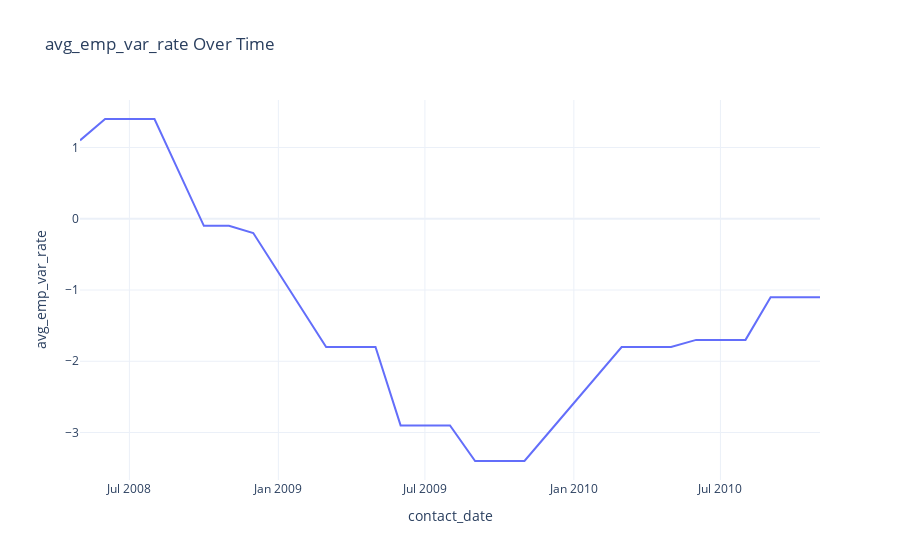
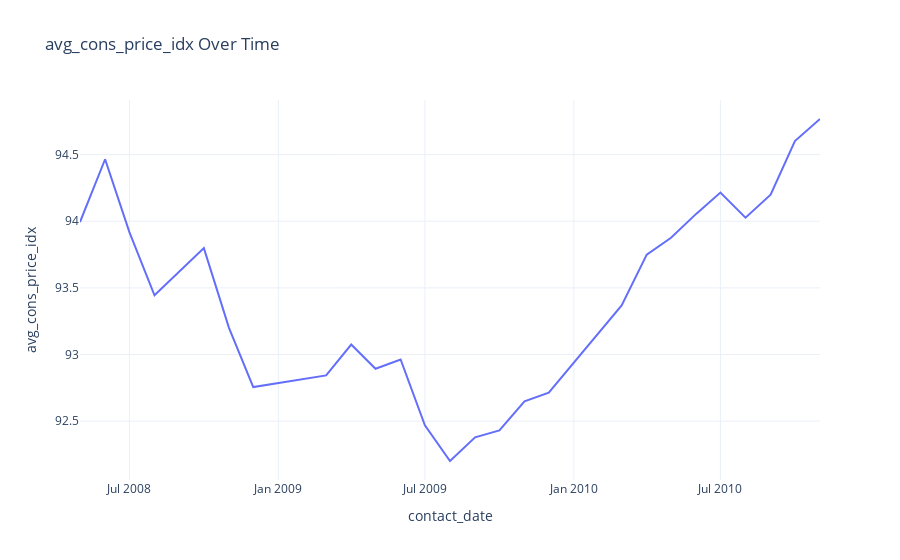
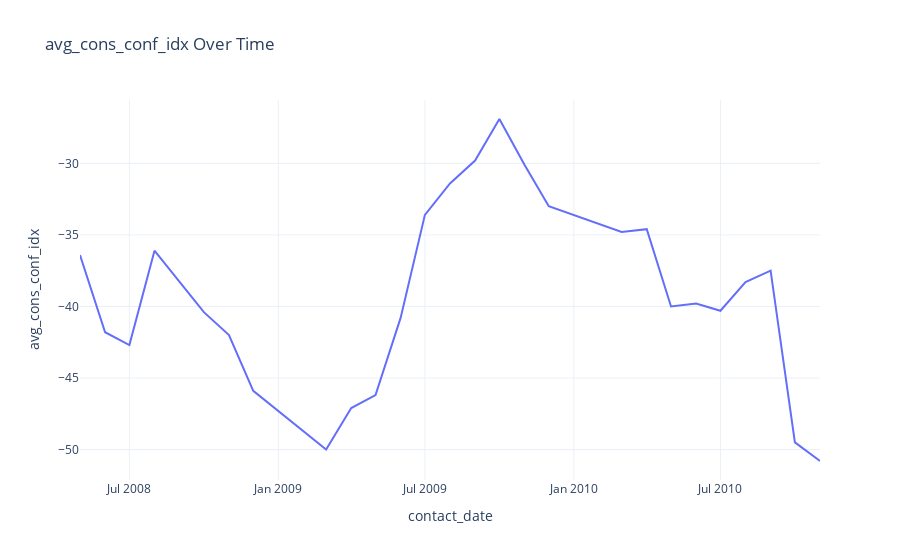
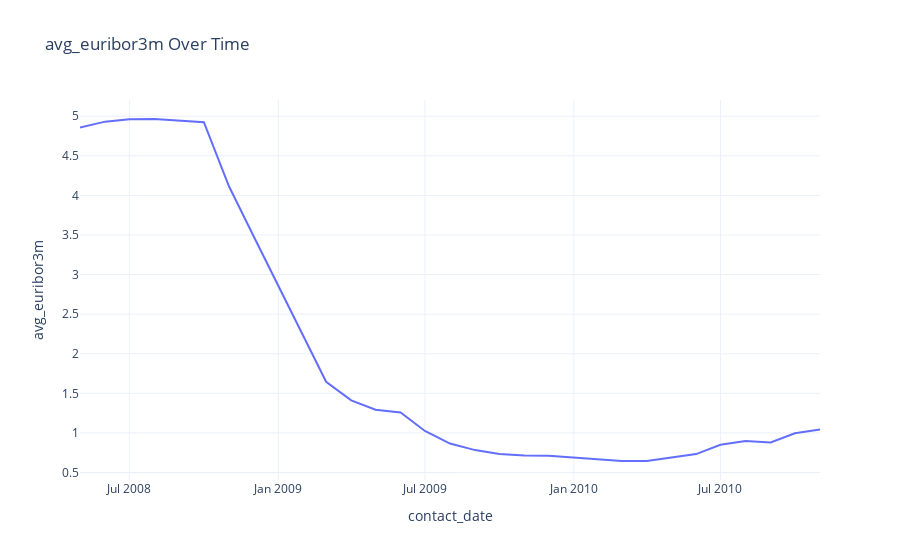

The cell these charts' notebook holds for them, in order:
### Markdown cell above
# Economic indicator-based treatment

Idea: Economic conditions changed during the campaign.

### Code cell
for m in ['avg_emp_var_rate','avg_cons_price_idx','avg_cons_conf_idx','avg_euribor3m','avg_nr_employed']:
    fig=px.line(
        df2.groupby('contact_date').agg(
            avg_emp_var_rate=('emp.var.rate', 'mean'),
            avg_cons_price_idx=('cons.price.idx', 'mean'),
            avg_cons_conf_idx=('cons.conf.idx', 'mean'),
            avg_euribor3m=('euribor3m', 'mean'),
            avg_nr_employed=('nr.employed', 'mean')
        ).reset_index(),
        x='contact_date',
        y=m,
        title=f'{m} Over Time'
    )
    fig.show()

### Figure 1 — Plotly figure (JSON) as saved in the notebook; plotly's stock layout.template omitted (floating-point values rounded to 4 significant figures)
{"data": [{"hovertemplate": "contact_date=%{x}<br>avg_emp_var_rate=%{y}<extra></extra>", "legendgroup": "", "line": {"color": "#636efa", "dash": "solid"}, "marker": {"symbol": "circle"}, "mode": "lines", "name": "", "orientation": "v", "showlegend": false, "type": "scatter", "x": ["2008-05-01T00:00:00.000000000", "2008-06-01T00:00:00.000000000", "2008-07-01T00:00:00.000000000", "2008-08-01T00:00:00.000000000", "2008-10-01T00:00:00.000000000", "2008-11-01T00:00:00.000000000", "2008-12-01T00:00:00.000000000", "2009-03-01T00:00:00.000000000", "2009-04-01T00:00:00.000000000", "2009-05-01T00:00:00.000000000", "2009-06-01T00:00:00.000000000", "2009-07-01T00:00:00.000000000", "2009-08-01T00:00:00.000000000", "2009-09-01T00:00:00.000000000", "2009-10-01T00:00:00.000000000", "2009-11-01T00:00:00.000000000", "2009-12-01T00:00:00.000000000", "2010-03-01T00:00:00.000000000", "2010-04-01T00:00:00.000000000", "2010-05-01T00:00:00.000000000", "2010-06-01T00:00:00.000000000", "2010-07-01T00:00:00.000000000", "2010-08-01T00:00:00.000000000", "2010-09-01T00:00:00.000000000", "2010-10-01T00:00:00.000000000", "2010-11-01T00:00:00.000000000"], "xaxis": "x", "y": [1.1, 1.4, 1.4, 1.4, -0.1, -0.1, -0.2, -1.8, -1.8, -1.8, -2.9, -2.9, -2.9, -3.4, -3.4, -3.4, -3.0, -1.8, -1.8, -1.8, -1.7, -1.7, -1.7, -1.1, -1.1, -1.1], "yaxis": "y"}], "layout": {"legend": {"tracegroupgap": 0}, "title": {"text": "avg_emp_var_rate Over Time"}, "xaxis": {"anchor": "y", "domain": [0, 1], "title": {"text": "contact_date"}}, "yaxis": {"anchor": "x", "domain": [0, 1], "title": {"text": "avg_emp_var_rate"}}}}

### Figure 2 — Plotly figure (JSON) as saved in the notebook; plotly's stock layout.template omitted (floating-point values rounded to 4 significant figures)
{"data": [{"hovertemplate": "contact_date=%{x}<br>avg_cons_price_idx=%{y}<extra></extra>", "legendgroup": "", "line": {"color": "#636efa", "dash": "solid"}, "marker": {"symbol": "circle"}, "mode": "lines", "name": "", "orientation": "v", "showlegend": false, "type": "scatter", "x": ["2008-05-01T00:00:00.000000000", "2008-06-01T00:00:00.000000000", "2008-07-01T00:00:00.000000000", "2008-08-01T00:00:00.000000000", "2008-10-01T00:00:00.000000000", "2008-11-01T00:00:00.000000000", "2008-12-01T00:00:00.000000000", "2009-03-01T00:00:00.000000000", "2009-04-01T00:00:00.000000000", "2009-05-01T00:00:00.000000000", "2009-06-01T00:00:00.000000000", "2009-07-01T00:00:00.000000000", "2009-08-01T00:00:00.000000000", "2009-09-01T00:00:00.000000000", "2009-10-01T00:00:00.000000000", "2009-11-01T00:00:00.000000000", "2009-12-01T00:00:00.000000000", "2010-03-01T00:00:00.000000000", "2010-04-01T00:00:00.000000000", "2010-05-01T00:00:00.000000000", "2010-06-01T00:00:00.000000000", "2010-07-01T00:00:00.000000000", "2010-08-01T00:00:00.000000000", "2010-09-01T00:00:00.000000000", "2010-10-01T00:00:00.000000000", "2010-11-01T00:00:00.000000000"], "xaxis": "x", "y": [93.99, 94.47, 93.92, 93.44, 93.8, 93.2, 92.76, 92.84, 93.08, 92.89, 92.96, 92.47, 92.2, 92.38, 92.43, 92.65, 92.71, 93.37, 93.75, 93.88, 94.06, 94.22, 94.03, 94.2, 94.6, 94.77], "yaxis": "y"}], "layout": {"legend": {"tracegroupgap": 0}, "title": {"text": "avg_cons_price_idx Over Time"}, "xaxis": {"anchor": "y", "domain": [0, 1], "title": {"text": "contact_date"}}, "yaxis": {"anchor": "x", "domain": [0, 1], "title": {"text": "avg_cons_price_idx"}}}}

### Figure 3 — Plotly figure (JSON) as saved in the notebook; plotly's stock layout.template omitted (floating-point values rounded to 4 significant figures)
{"data": [{"hovertemplate": "contact_date=%{x}<br>avg_cons_conf_idx=%{y}<extra></extra>", "legendgroup": "", "line": {"color": "#636efa", "dash": "solid"}, "marker": {"symbol": "circle"}, "mode": "lines", "name": "", "orientation": "v", "showlegend": false, "type": "scatter", "x": ["2008-05-01T00:00:00.000000000", "2008-06-01T00:00:00.000000000", "2008-07-01T00:00:00.000000000", "2008-08-01T00:00:00.000000000", "2008-10-01T00:00:00.000000000", "2008-11-01T00:00:00.000000000", "2008-12-01T00:00:00.000000000", "2009-03-01T00:00:00.000000000", "2009-04-01T00:00:00.000000000", "2009-05-01T00:00:00.000000000", "2009-06-01T00:00:00.000000000", "2009-07-01T00:00:00.000000000", "2009-08-01T00:00:00.000000000", "2009-09-01T00:00:00.000000000", "2009-10-01T00:00:00.000000000", "2009-11-01T00:00:00.000000000", "2009-12-01T00:00:00.000000000", "2010-03-01T00:00:00.000000000", "2010-04-01T00:00:00.000000000", "2010-05-01T00:00:00.000000000", "2010-06-01T00:00:00.000000000", "2010-07-01T00:00:00.000000000", "2010-08-01T00:00:00.000000000", "2010-09-01T00:00:00.000000000", "2010-10-01T00:00:00.000000000", "2010-11-01T00:00:00.000000000"], "xaxis": "x", "y": [-36.4, -41.8, -42.7, -36.1, -40.4, -42.0, -45.9, -50.0, -47.1, -46.2, -40.8, -33.6, -31.4, -29.8, -26.9, -30.1, -33.0, -34.8, -34.6, -40.0, -39.8, -40.3, -38.3, -37.5, -49.5, -50.8], "yaxis": "y"}], "layout": {"legend": {"tracegroupgap": 0}, "title": {"text": "avg_cons_conf_idx Over Time"}, "xaxis": {"anchor": "y", "domain": [0, 1], "title": {"text": "contact_date"}}, "yaxis": {"anchor": "x", "domain": [0, 1], "title": {"text": "avg_cons_conf_idx"}}}}

### Figure 4 — Plotly figure (JSON) as saved in the notebook; plotly's stock layout.template omitted (floating-point values rounded to 4 significant figures)
{"data": [{"hovertemplate": "contact_date=%{x}<br>avg_euribor3m=%{y}<extra></extra>", "legendgroup": "", "line": {"color": "#636efa", "dash": "solid"}, "marker": {"symbol": "circle"}, "mode": "lines", "name": "", "orientation": "v", "showlegend": false, "type": "scatter", "x": ["2008-05-01T00:00:00.000000000", "2008-06-01T00:00:00.000000000", "2008-07-01T00:00:00.000000000", "2008-08-01T00:00:00.000000000", "2008-10-01T00:00:00.000000000", "2008-11-01T00:00:00.000000000", "2008-12-01T00:00:00.000000000", "2009-03-01T00:00:00.000000000", "2009-04-01T00:00:00.000000000", "2009-05-01T00:00:00.000000000", "2009-06-01T00:00:00.000000000", "2009-07-01T00:00:00.000000000", "2009-08-01T00:00:00.000000000", "2009-09-01T00:00:00.000000000", "2009-10-01T00:00:00.000000000", "2009-11-01T00:00:00.000000000", "2009-12-01T00:00:00.000000000", "2010-03-01T00:00:00.000000000", "2010-04-01T00:00:00.000000000", "2010-05-01T00:00:00.000000000", "2010-06-01T00:00:00.000000000", "2010-07-01T00:00:00.000000000", "2010-08-01T00:00:00.000000000", "2010-09-01T00:00:00.000000000", "2010-10-01T00:00:00.000000000", "2010-11-01T00:00:00.000000000"], "xaxis": "x", "y": [4.858, 4.932, 4.962, 4.965, 4.924, 4.115, 3.493, 1.646, 1.412, 1.294, 1.258, 1.025, 0.8661, 0.7831, 0.7355, 0.7161, 0.7125, 0.6463, 0.6455, 0.6863, 0.733, 0.85, 0.8992, 0.8803, 0.9952, 1.042], "yaxis": "y"}], "layout": {"legend": {"tracegroupgap": 0}, "title": {"text": "avg_euribor3m Over Time"}, "xaxis": {"anchor": "y", "domain": [0, 1], "title": {"text": "contact_date"}}, "yaxis": {"anchor": "x", "domain": [0, 1], "title": {"text": "avg_euribor3m"}}}}
